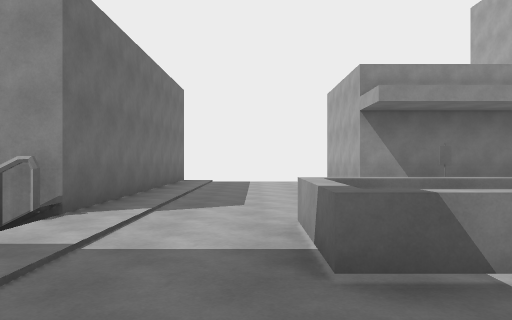
View 1 (above)

16 first-person views from a walk through a 3-D level made in the Unity game engine. The camera is 1.5 m above the floor, looks level and sees 70° across. The floor is counted in squares, 2 m on a side. Each view is taken from the middle of a square. On the plan, view 1 faces up. The plan holds only what a view shows up to about 11 squares ahead; the rest is blank. The place goes on beyond the plan. The player character is not drawn.

View 2
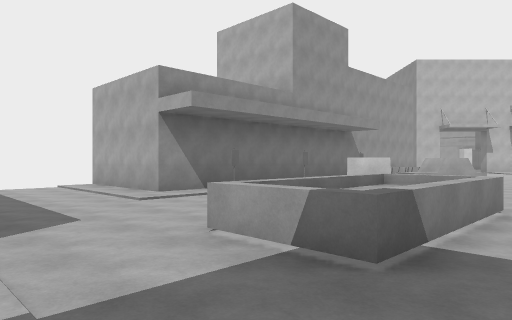

View 3
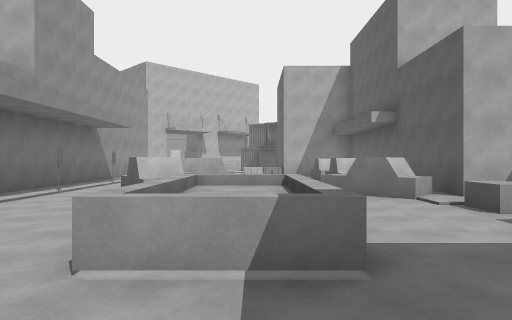

View 4
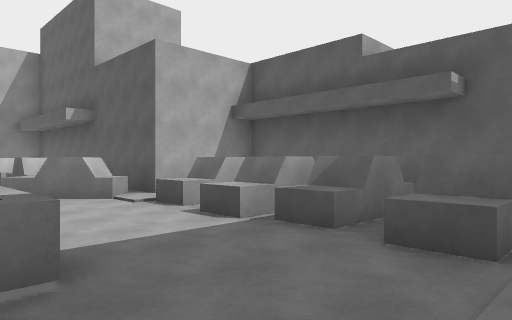

View 5
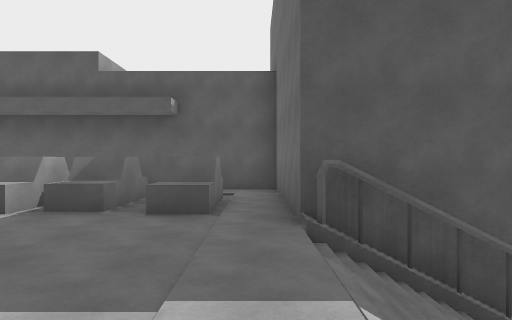

View 6
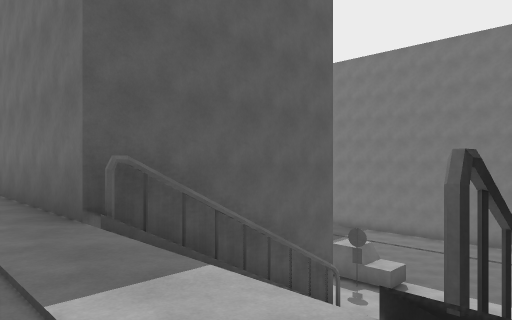

View 7
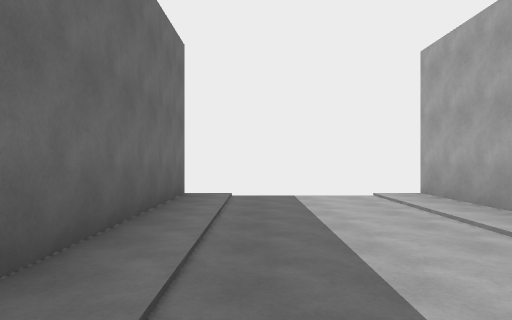

View 8
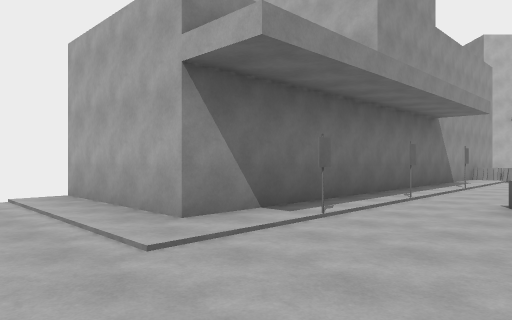

View 9
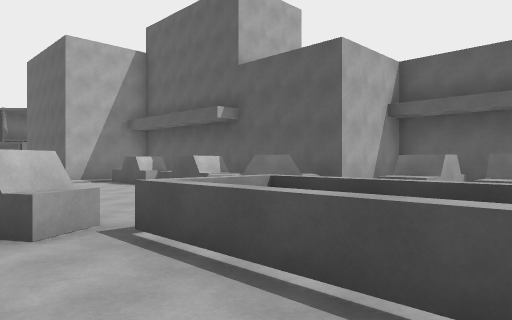

View 10
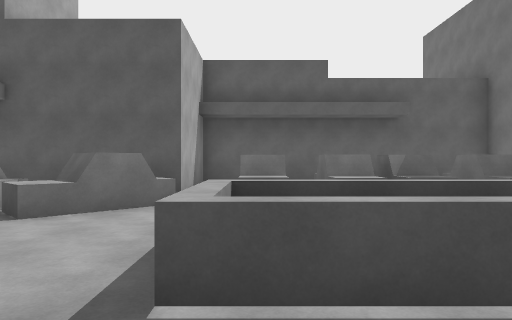

View 11
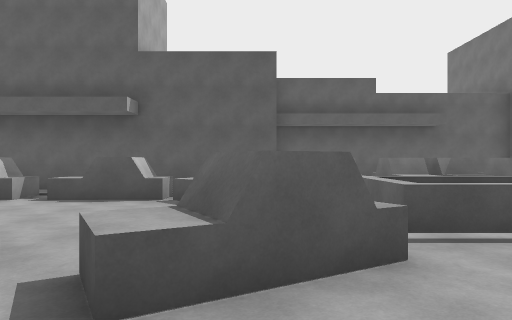

View 12
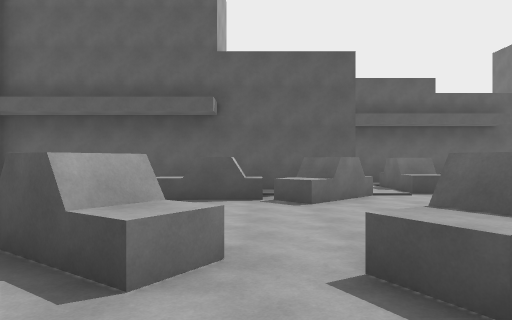

View 13
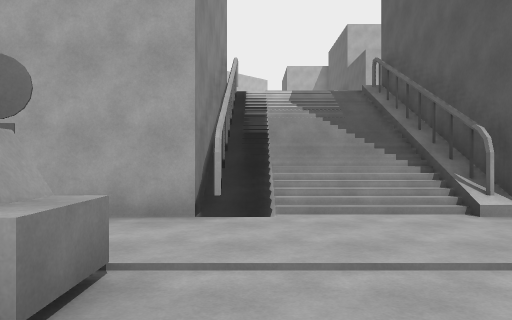

View 14
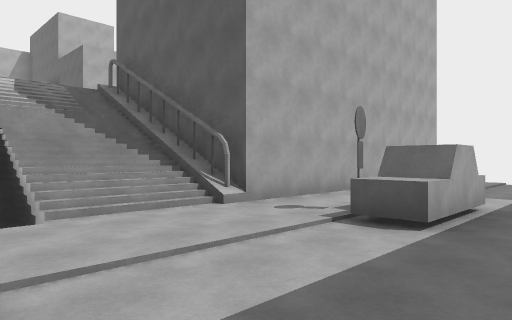

View 15
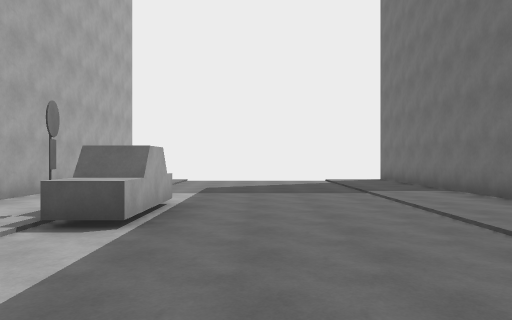

View 16
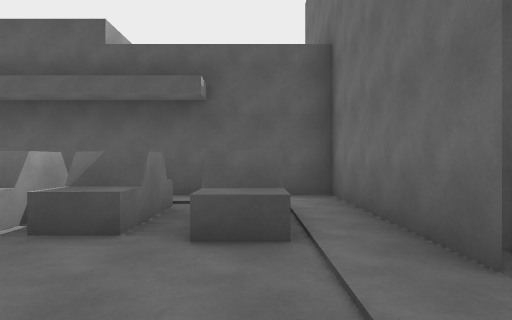

### Floor plan
Key: @ floor where view 1 was taken; # wall or solid block; . main floor; - floor 5 m lower than the main floor; / step, stairs or slope; = window, fence, low wall or low ledge; ^ raised ledge.
Columns run from 17 left of view 1 to 10 right of it. Each row starts with its distance up from view 1.
 13               #     #
 12               #.....#
 11               #.....#
 10               #.....#
  9               #.....########
  8               #............#
  7           #   #.............
  6        # -#   #.........^...
  5      --^--#####.......^##.##
  4      -----=####...^^^^.....#
  3    -------/////...^^^^......
  2    -------/////.............
  1   -----^--#####.........^...
  0  ------#--#   #..@.....##^#^
 -1  ------#--#   #.=.^=.^....
 -2 #------- -#   #.#.## #.#####
 -3 #-------  #   #...^  ^ #
 -4 #-------  #   #...     #
 -5 #-------      #########
 -6 #-------
 -7        --
 -8        --

Positions as (right, up) in squares from view 1, and headings:
1: (0, 0), facing up
2: (-2, 1), facing up-right
3: (-2, 3), facing right
4: (-2, 3), facing down-right
5: (-2, 5), facing down
6: (-1, 5), facing down-left
7: (-1, 5), facing up
8: (0, 5), facing up-right
9: (1, 6), facing down-right
10: (4, 6), facing down
11: (6, 8), facing down
12: (8, 8), facing down
13: (-12, 4), facing right
14: (-12, 5), facing down-right
15: (-12, 5), facing down
16: (-1, 3), facing down
